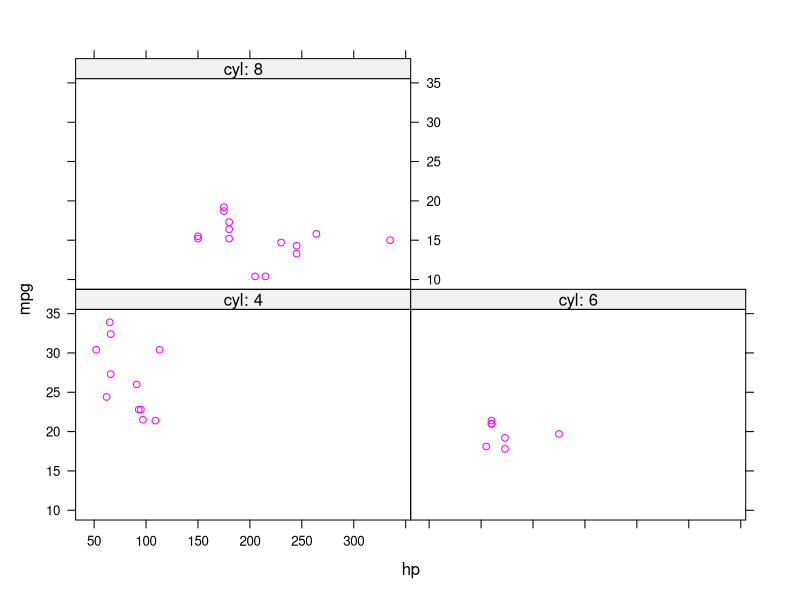

The R script that drew this image:
# author: s1nzi
# project: github tutorial
# ---

# script purpose: make mtcars plots
# ---

# load libraries:
  library(lattice)
# ---

# load data:
  data <- mtcars #dataset to play with
# --
  
# Figure description: miles per gallon by horse power per number of cylinders:
# ---

  xyplot(mpg ~ hp | factor(paste('cyl:',cyl)),
         data = mtcars,
         col = "magenta")

# --- end-of-script --- 
